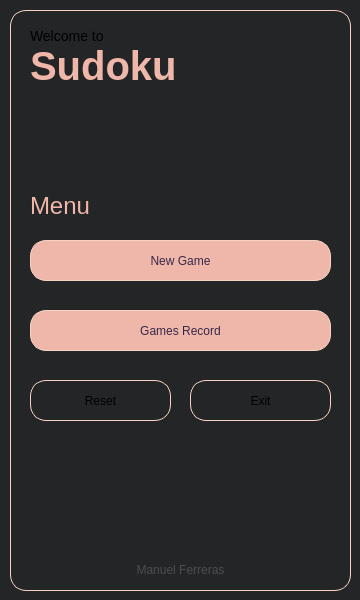
<?xml version="1.0" encoding="UTF-8"?>
<ui version="4.0">
 <class>Start</class>
 <widget class="QMainWindow" name="Start">
  <property name="geometry">
   <rect>
    <x>0</x>
    <y>0</y>
    <width>360</width>
    <height>600</height>
   </rect>
  </property>
  <property name="minimumSize">
   <size>
    <width>360</width>
    <height>600</height>
   </size>
  </property>
  <property name="maximumSize">
   <size>
    <width>360</width>
    <height>600</height>
   </size>
  </property>
  <property name="windowTitle">
   <string>Sudoku</string>
  </property>
  <property name="styleSheet">
   <string notr="true"/>
  </property>
  <widget class="QWidget" name="centralwidget">
   <property name="minimumSize">
    <size>
     <width>360</width>
     <height>600</height>
    </size>
   </property>
   <property name="styleSheet">
    <string notr="true">background: rgb(35, 37, 38);</string>
   </property>
   <widget class="QFrame" name="frame">
    <property name="geometry">
     <rect>
      <x>10</x>
      <y>10</y>
      <width>341</width>
      <height>581</height>
     </rect>
    </property>
    <property name="styleSheet">
     <string notr="true">border: 1px solid rgb(248, 211, 197);
background: transparent;
border-radius: 16px;</string>
    </property>
    <property name="frameShape">
     <enum>QFrame::StyledPanel</enum>
    </property>
    <property name="frameShadow">
     <enum>QFrame::Raised</enum>
    </property>
    <widget class="QLabel" name="subtitleLabel">
     <property name="geometry">
      <rect>
       <x>20</x>
       <y>0</y>
       <width>351</width>
       <height>51</height>
      </rect>
     </property>
     <property name="styleSheet">
      <string notr="true">font-size: 14px;
background: transparent;
border: none;</string>
     </property>
     <property name="text">
      <string>Welcome to</string>
     </property>
    </widget>
    <widget class="QLabel" name="sudokuTitleLabel">
     <property name="geometry">
      <rect>
       <x>20</x>
       <y>40</y>
       <width>361</width>
       <height>31</height>
      </rect>
     </property>
     <property name="styleSheet">
      <string notr="true">font-size: 40px;
font-weight: bold;
color: rgb(239, 183, 170);
background: transparent;
border: none;</string>
     </property>
     <property name="text">
      <string>Sudoku</string>
     </property>
    </widget>
    <widget class="QLabel" name="copyrightLabel">
     <property name="geometry">
      <rect>
       <x>-10</x>
       <y>550</y>
       <width>361</width>
       <height>20</height>
      </rect>
     </property>
     <property name="styleSheet">
      <string notr="true">color: rgba(236, 237, 243, 0.2);
border: none;</string>
     </property>
     <property name="text">
      <string>Manuel Ferreras</string>
     </property>
     <property name="alignment">
      <set>Qt::AlignCenter</set>
     </property>
    </widget>
    <widget class="QPushButton" name="newGameButton">
     <property name="geometry">
      <rect>
       <x>20</x>
       <y>230</y>
       <width>301</width>
       <height>41</height>
      </rect>
     </property>
     <property name="styleSheet">
      <string notr="true">background: rgb(239, 183, 170);
color: rgb(55, 40, 73);</string>
     </property>
     <property name="text">
      <string>New Game</string>
     </property>
    </widget>
    <widget class="QLabel" name="menuLabel">
     <property name="geometry">
      <rect>
       <x>20</x>
       <y>180</y>
       <width>361</width>
       <height>31</height>
      </rect>
     </property>
     <property name="styleSheet">
      <string notr="true">font-size: 24px;
color: rgb(239, 183, 170);
background: transparent;
border: none;</string>
     </property>
     <property name="text">
      <string>Menu</string>
     </property>
    </widget>
    <widget class="QPushButton" name="gamesRecordButton">
     <property name="geometry">
      <rect>
       <x>20</x>
       <y>300</y>
       <width>301</width>
       <height>41</height>
      </rect>
     </property>
     <property name="styleSheet">
      <string notr="true">background: rgb(239, 183, 170);
color: rgb(55, 40, 73);</string>
     </property>
     <property name="text">
      <string>Games Record</string>
     </property>
    </widget>
    <widget class="QPushButton" name="resetButton">
     <property name="geometry">
      <rect>
       <x>20</x>
       <y>370</y>
       <width>141</width>
       <height>41</height>
      </rect>
     </property>
     <property name="text">
      <string>Reset</string>
     </property>
    </widget>
    <widget class="QPushButton" name="exitButton">
     <property name="geometry">
      <rect>
       <x>180</x>
       <y>370</y>
       <width>141</width>
       <height>41</height>
      </rect>
     </property>
     <property name="text">
      <string>Exit</string>
     </property>
    </widget>
   </widget>
  </widget>
 </widget>
 <resources/>
 <connections/>
</ui>
